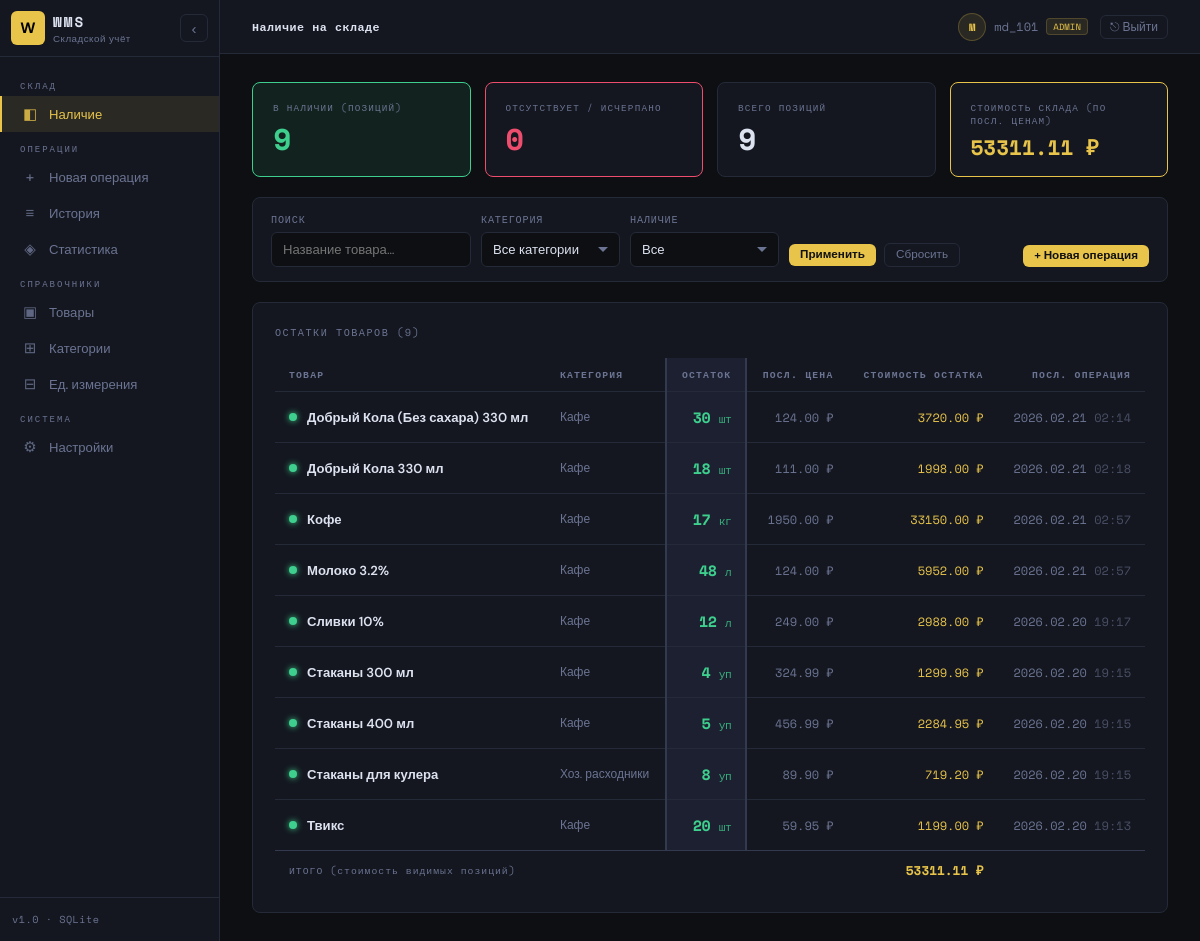
/stock (signed in), run on the app's committed database.
### tables this page shows
CREATE TABLE users (
        id            INTEGER PRIMARY KEY AUTOINCREMENT,
        username      TEXT NOT NULL UNIQUE,
        password_hash TEXT NOT NULL,
        role          TEXT NOT NULL DEFAULT 'user',
        theme         TEXT NOT NULL DEFAULT 'dark',
        created_at    TEXT NOT NULL
    );

CREATE TABLE products (
        id INTEGER PRIMARY KEY AUTOINCREMENT,
        name TEXT NOT NULL,
        category_id INTEGER REFERENCES categories(id),
        unit_id INTEGER REFERENCES units(id),
        description TEXT,
        current_stock REAL NOT NULL DEFAULT 0
    );

CREATE TABLE categories (
        id INTEGER PRIMARY KEY AUTOINCREMENT,
        name TEXT NOT NULL UNIQUE,
        description TEXT
    );

CREATE TABLE units (
        id INTEGER PRIMARY KEY AUTOINCREMENT,
        name TEXT NOT NULL UNIQUE,
        short_name TEXT NOT NULL
    );

### app.py (the view)
@app.route("/stock")
def stock():
    db          = get_db()
    category_id = request.args.get("category_id", "")
    search      = request.args.get("search", "").strip()
    show        = request.args.get("show", "all")
    where_parts, params = [], []
    if category_id:
        where_parts.append("p.category_id = ?"); params.append(category_id)
    if search:
        where_parts.append("p.name LIKE ?"); params.append(f"%{search}%")
    if show == "in_stock":
        where_parts.append("p.current_stock > 0")
    elif show == "out_of_stock":
        where_parts.append("p.current_stock <= 0")
    where = ("WHERE " + " AND ".join(where_parts)) if where_parts else ""
    products = db.execute(f"""
        SELECT p.*, c.name as cat_name, u.short_name as unit_short,
            (SELECT oi.price_per_unit FROM operation_items oi
             JOIN operations o ON o.id=oi.operation_id
             WHERE oi.product_id=p.id AND o.type='IN' AND oi.price_per_unit IS NOT NULL
             ORDER BY o.created_at DESC LIMIT 1) as last_price,
            (SELECT o.created_at FROM operation_items oi
             JOIN operations o ON o.id=oi.operation_id
             WHERE oi.product_id=p.id ORDER BY o.created_at DESC LIMIT 1) as last_op_date,
            COALESCE((SELECT SUM(oi.quantity) FROM operation_items oi
             JOIN operations o ON o.id=oi.operation_id
             WHERE oi.product_id=p.id AND o.type='IN'),0) as total_in,
            COALESCE((SELECT SUM(oi.quantity) FROM operation_items oi
             JOIN operations o ON o.id=oi.operation_id
             WHERE oi.product_id=p.id AND o.type='OUT'),0) as total_out
        FROM products p
        LEFT JOIN categories c ON c.id=p.category_id
        LEFT JOIN units u ON u.id=p.unit_id
        {where} ORDER BY p.name
    """, params).fetchall()
    categories       = db.execute("SELECT * FROM categories ORDER BY name").fetchall()
    in_stock_count   = sum(1 for p in products if p["current_stock"] > 0)
    out_stock_count  = sum(1 for p in products if p["current_stock"] <= 0)
    total_stock_value = sum(
        p["current_stock"] * p["last_price"]
        for p in products if p["current_stock"] > 0 and p["last_price"]
    )
    return render_template("stock.html",
        products=products, categories=categories,
        total_items=len(products),
        in_stock_count=in_stock_count,
        out_of_stock_count=out_stock_count,
        total_stock_value=total_stock_value,
        filters={"category_id": category_id, "search": search, "show": show})

### app.py (called while the page is built)
@login_manager.user_loader
def load_user(user_id):
    db = sqlite3.connect(DB_PATH)
    db.row_factory = sqlite3.Row
    row = db.execute("SELECT * FROM users WHERE id=?", (user_id,)).fetchone()
    db.close()
    return User(row) if row else None

def get_db():
    if "db" not in g:
        g.db = sqlite3.connect(DB_PATH, detect_types=sqlite3.PARSE_DECLTYPES)
        g.db.row_factory = sqlite3.Row
        g.db.execute("PRAGMA foreign_keys = ON")
    return g.db

def get_setting(key, default=None):
    try:
        db = sqlite3.connect(DB_PATH)
        db.row_factory = sqlite3.Row
        row = db.execute("SELECT value FROM app_settings WHERE key=?", (key,)).fetchone()
        db.close()
        return row['value'] if row else default
    except Exception:
        return default

@app.context_processor
def inject_globals():
    return dict(app_tz=get_setting('timezone', 'UTC'))

@app.before_request
def check_auth():
    if request.endpoint in PUBLIC:
        return
    db = get_db()
    user_count = db.execute("SELECT COUNT(*) FROM users").fetchone()[0]
    if user_count == 0:
        return redirect(url_for('setup'))
    if not current_user.is_authenticated:
        return redirect(url_for('login', next=request.path))

### templates/stock.html (shortened to what this page needs)
{% extends "base.html" %}
{% block breadcrumb %}<strong>Наличие на складе</strong>{% endblock %}
{% block content %}
<div class="stat-grid mb-20">
  <div class="stat-card" style="border-color:var(--green);background:var(--green-dim)">
    <div class="stat-label">В наличии (позиций)</div>
    <div class="stat-value green">{{ in_stock_count }}</div>
  </div>
  <div class="stat-card" style="border-color:var(--red)">
    <div class="stat-label">Отсутствует / исчерпано</div>
    <div class="stat-value red">{{ out_of_stock_count }}</div>
  </div>
  <div class="stat-card">
    <div class="stat-label">Всего позиций</div>
    <div class="stat-value">{{ total_items }}</div>
  </div>
  <div class="stat-card" style="border-color:var(--accent)">
    <div class="stat-label">Стоимость склада (по посл. ценам)</div>
    <div class="stat-value accent" style="font-size:1.4rem">{{ "%.2f" | format(total_stock_value) }} ₽</div>
  </div>
</div>
<form method="get" action="{{ url_for('stock') }}">
<div class="filters-bar mb-20">
  <div class="form-group mb-0">
    <label>Поиск</label>
    <input type="text" name="search" value="{{ filters.search }}" placeholder="Название товара…" style="min-width:200px">
  </div>
  <div class="form-group mb-0">
    <label>Категория</label>
    <select name="category_id">
      <option value="">Все категории</option>
    </select>
  </div>
  <div class="form-group mb-0">
    <label>Наличие</label>
    <select name="show">
      <option value="all" {% if filters.show=='all' %}selected{% endif %}>Все</option>
    </select>
  </div>
  <div class="flex gap-8 items-center" style="margin-top:18px">
    <button type="submit" class="btn btn-primary btn-sm">Применить</button>
    <a href="{{ url_for('stock') }}" class="btn btn-ghost btn-sm">Сбросить</a>
  </div>
  <div style="margin-left:auto;margin-top:18px">
    <a href="{{ url_for('new_operation') }}" class="btn btn-primary btn-sm">+ Новая операция</a>
  </div>
</div>
</form>
<div class="card">
  <div class="card-header">
    <span class="card-title">Остатки товаров ({{ products | length }})</span>
  </div>
  {% if products %}
  <div class="table-wrap">
    <table>
      <thead>
        <tr>
          <th>Товар</th>
          <th>Категория</th>
          <th style="text-align:right;background:var(--surface2);border-left:2px solid var(--border2);border-right:2px solid var(--border2)">Остаток</th>
          <th style="text-align:right">Посл. цена</th>
          <th style="text-align:right">Стоимость остатка</th>
          <th style="text-align:right">Посл. операция</th>
        </tr>
      </thead>
      <tbody>
        {% for p in products %}
        {% set stock_val = (p.current_stock * p.last_price) if (p.current_stock > 0 and p.last_price) else 0 %}
        <tr>
          <td>
            <div style="display:flex;align-items:center;gap:10px">
              <span style="width:8px;height:8px;border-radius:50%;flex-shrink:0;background:{% if p.current_stock > 0 %}var(--green){% elif p.current_stock < 0 %}var(--red){% else %}var(--text-muted){% endif %};box-shadow:{% if p.current_stock > 0 %}0 0 6px var(--green){% else %}none{% endif %}"></span>
              <a href="{{ url_for('stats_detail') }}?product_id={{ p.id }}" style="color:var(--text);text-decoration:none;font-weight:600">
                {{ p.name }}
              </a>
            </div>
          </td>
          <td class="text-muted text-sm">
            {% if p.cat_name %}
            <a href="{{ url_for('stats_detail') }}?category_id={{ p.category_id }}" style="color:var(--text-muted);text-decoration:none" onmouseover="this.style.color='var(--text)'" onmouseout="this.style.color='var(--text-muted)'">{{ p.cat_name }}</a>
            {% else %}—{% endif %}
          </td>
          <td style="text-align:right;background:var(--surface2);border-left:2px solid var(--border2);border-right:2px solid var(--border2);padding-top:14px;padding-bottom:14px">
            <span class="td-mono" style="
              font-size:1rem;font-weight:700;letter-spacing:-0.5px;
              color:{% if p.current_stock > 0 %}var(--green){% elif p.current_stock < 0 %}var(--red){% else %}var(--text-muted){% endif %}
            ">
              {{ "%.3g" | format(p.current_stock) }}{% if p.unit_short %} <span style="font-weight:400;font-size:0.75rem;opacity:0.8">{{ p.unit_short }}</span>{% endif %}
            </span>
          </td>
          <td style="text-align:right" class="td-mono text-muted">
            {% if p.last_price %}{{ "%.2f" | format(p.last_price) }} ₽{% else %}—{% endif %}
          </td>
          <td style="text-align:right" class="td-mono">
            {% if stock_val > 0 %}
            <span class="text-accent">{{ "%.2f" | format(stock_val) }} ₽</span>
            {% else %}—{% endif %}
          </td>
          <td style="text-align:right" class="td-mono text-muted" style="font-size:0.75rem;white-space:nowrap">
            {% if p.last_op_date %}
            {{ p.last_op_date[:10].replace('-','.') }}
            <span style="opacity:0.6">{{ p.last_op_date[11:16] }}</span>
            {% else %}—{% endif %}
          </td>
        </tr>
        {% endfor %}
      </tbody>
      <tfoot>
        <tr>
          <td colspan="4" class="text-muted" style="font-family:var(--mono);font-size:0.65rem;letter-spacing:1px">ИТОГО (стоимость видимых позиций)</td>
          <td style="text-align:right;font-family:var(--mono);color:var(--accent);font-weight:700">
            {% set vis_total = namespace(v=0) %}
            {% for p in products %}{% if p.current_stock > 0 and p.last_price %}{% set vis_total.v = vis_total.v + p.current_stock * p.last_price %}{% endif %}{% endfor %}
            {{ "%.2f" | format(vis_total.v) }} ₽
          </td>
          <td></td>
        </tr>
      </tfoot>
    </table>
  </div>
  {% else %}
  <div class="empty-state">
    <div class="empty-icon">▣</div>
    <p>Нет товаров, соответствующих фильтрам</p>
    <a href="{{ url_for('stock') }}" class="btn btn-ghost btn-sm">Сбросить фильтры</a>
  </div>
  {% endif %}
</div>
{% endblock %}

### templates/base.html (shortened to what this page needs)
<!DOCTYPE html>
<html lang="ru">
<head>
</head>
<body x-data="{
  collapsed: localStorage.getItem('sidebar') === 'collapsed'
}" x-init="
  $watch('collapsed', v => localStorage.setItem('sidebar', v ? 'collapsed' : 'open'));
  document.documentElement.setAttribute('data-theme', '{{ current_user.theme if current_user.is_authenticated else 'dark' }}');
">
<aside class="sidebar" :class="{ collapsed: collapsed }">
  <div class="sidebar-logo">
    <div class="logo-badge">
      <div class="logo-icon">W</div>
      <div class="logo-text">
        <div class="wms">WMS</div>
        <div class="sub">Складской учёт</div>
      </div>
    </div>
    <button class="sidebar-toggle" @click="collapsed = !collapsed" :title="collapsed ? 'Развернуть' : 'Свернуть'">
      <span x-text="collapsed ? '›' : '‹'" style="font-size:1rem;line-height:1"></span>
    </button>
  </div>
  <nav class="sidebar-nav">
    <div class="nav-section">Склад</div>
    <a href="{{ url_for('stock') }}" data-label="Наличие"
      class="nav-link {% if request.endpoint == 'stock' or request.endpoint == 'index' %}active{% endif %}">
      <span class="nav-icon">◧</span><span class="nav-label"> Наличие</span>
    </a>
    <div class="nav-section">Операции</div>
    <a href="{{ url_for('new_operation') }}" data-label="Новая операция"
      class="nav-link {% if request.endpoint == 'new_operation' %}active{% endif %}">
      <span class="nav-icon">+</span><span class="nav-label"> Новая операция</span>
    </a>
    <a href="{{ url_for('history') }}" data-label="История"
      class="nav-link {% if request.endpoint == 'history' %}active{% endif %}">
      <span class="nav-icon">≡</span><span class="nav-label"> История</span>
    </a>
    <a href="{{ url_for('stats') }}" data-label="Статистика"
      class="nav-link {% if request.endpoint in ('stats', 'stats_detail') %}active{% endif %}">
      <span class="nav-icon">◈</span><span class="nav-label"> Статистика</span>
    </a>
    <div class="nav-section">Справочники</div>
    <a href="{{ url_for('products') }}" data-label="Товары"
      class="nav-link {% if request.endpoint == 'products' %}active{% endif %}">
      <span class="nav-icon">▣</span><span class="nav-label"> Товары</span>
    </a>
    <a href="{{ url_for('categories') }}" data-label="Категории"
      class="nav-link {% if request.endpoint == 'categories' %}active{% endif %}">
      <span class="nav-icon">⊞</span><span class="nav-label"> Категории</span>
    </a>
    <a href="{{ url_for('units') }}" data-label="Ед. измерения"
      class="nav-link {% if request.endpoint == 'units' %}active{% endif %}">
      <span class="nav-icon">⊟</span><span class="nav-label"> Ед. измерения</span>
    </a>
    <div class="nav-section">Система</div>
    <a href="{{ url_for('settings') }}" data-label="Настройки"
      class="nav-link {% if request.endpoint == 'settings' %}active{% endif %}">
      <span class="nav-icon">⚙</span><span class="nav-label"> Настройки</span>
    </a>
  </nav>
  <div class="sidebar-footer">v1.0 · SQLite</div>
</aside>
<div class="main" :class="{ 'sidebar-collapsed': collapsed }">
  <div class="topbar">
    <div class="breadcrumb">{% block breadcrumb %}<strong>WMS</strong>{% endblock %}</div>
    <div style="margin-left:auto;display:flex;align-items:center;gap:12px">
      {% if current_user.is_authenticated %}
      <div style="display:flex;align-items:center;gap:8px">
        <div style="width:28px;height:28px;border-radius:50%;background:var(--accent-dim);
          border:1px solid rgba(232,196,74,0.25);display:flex;align-items:center;justify-content:center;
          font-family:var(--mono);font-size:0.7rem;color:var(--accent);font-weight:700">
          {{ current_user.username[0].upper() }}
        </div>
        <span style="font-size:0.8rem;color:var(--text-muted);font-family:var(--mono)">{{ current_user.username }}</span>
        {% if current_user.role == 'admin' %}
        <span style="font-size:0.6rem;font-family:var(--mono);color:var(--accent);
          background:var(--accent-dim);border:1px solid rgba(232,196,74,0.2);
          border-radius:4px;padding:1px 6px">ADMIN</span>
        {% endif %}
      </div>
      <form method="post" action="{{ url_for('logout') }}" style="margin:0">
        <button type="submit" class="btn btn-ghost btn-sm" title="Выйти"
          style="padding:5px 9px;font-size:0.8rem">⎋ Выйти</button>
      </form>
      {% endif %}
    </div>
  </div>
  <div class="content">
    {% block content %}{% endblock %}
  </div>
</div>
</body>
</html>

### data on the page
users: username "M", username "md_101"
products: name "Добрый Кола (Без сахара) 330 мл", cat_name "Кафе", current_stock "30", unit_short "шт", last_price "124.00", stock_val "3720.00", last_op_date "2026.02.21", last_op_date "02:14"
products: name "Добрый Кола 330 мл", cat_name "Кафе", current_stock "18", unit_short "шт", last_price "111.00", stock_val "1998.00", last_op_date "2026.02.21", last_op_date "02:18"
products: name "Кофе", cat_name "Кафе", current_stock "17", unit_short "кг", last_price "1950.00", stock_val "33150.00", last_op_date "2026.02.21", last_op_date "02:57"
products: name "Молоко 3.2%", cat_name "Кафе", current_stock "48", unit_short "л", last_price "124.00", stock_val "5952.00", last_op_date "2026.02.21", last_op_date "02:57"
products: name "Сливки 10%", cat_name "Кафе", current_stock "12", unit_short "л", last_price "249.00", stock_val "2988.00", last_op_date "2026.02.20", last_op_date "19:17"
products: name "Стаканы 300 мл", cat_name "Кафе", current_stock "4", unit_short "уп", last_price "324.99", stock_val "1299.96", last_op_date "2026.02.20", last_op_date "19:15"
products: name "Стаканы 400 мл", cat_name "Кафе", current_stock "5", unit_short "уп", last_price "456.99", stock_val "2284.95", last_op_date "2026.02.20", last_op_date "19:15"
products: name "Стаканы для кулера", cat_name "Хоз. расходники", current_stock "8", unit_short "уп", last_price "89.90", stock_val "719.20", last_op_date "2026.02.20", last_op_date "19:15"
products: name "Твикс", cat_name "Кафе", current_stock "20", unit_short "шт", last_price "59.95", stock_val "1199.00", last_op_date "2026.02.20", last_op_date "19:13"

### other printed values
{{ in_stock_count }} "9"
{{ out_of_stock_count }} "0"
{{ total_items }} "9"
{{ "%.2f" | format(total_stock_value) }} "53311.11"
{{ products | length }} "9"
{{ "%.2f" | format(vis_total.v) }} "53311.11"
